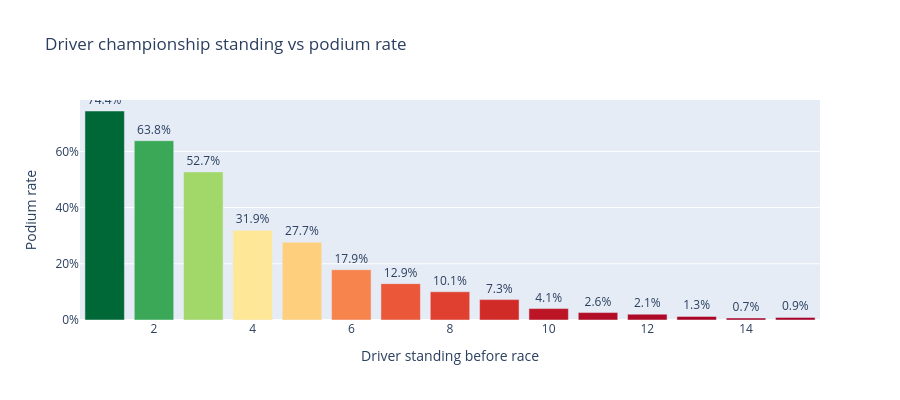

This figure's notebook cell:
### Code cell
standing_podium = (
    df[df['driver_standing_pos'].between(1, 15)]
    .groupby('driver_standing_pos')['podium']
    .mean()
    .reset_index()
    .rename(columns={'driver_standing_pos': 'Standing', 'podium': 'Podium rate'})
)

fig = px.bar(
    standing_podium, x='Standing', y='Podium rate',
    title='Driver championship standing vs podium rate',
    labels={'Standing': 'Driver standing before race', 'Podium rate': 'Podium rate'},
    color='Podium rate', color_continuous_scale='RdYlGn',
    text=standing_podium['Podium rate'].map('{:.1%}'.format)
)
fig.update_traces(textposition='outside')
fig.update_yaxes(tickformat='.0%')
fig.update_layout(coloraxis_showscale=False, height=400)
fig.show()

### Figure 1 — Plotly figure (JSON) as saved in the notebook; plotly's stock layout.template omitted (floating-point values rounded to 4 significant figures)
{"data": [{"hovertemplate": "Driver standing before race=%{x}<br>Podium rate=%{marker.color}<br>text=%{text}<extra></extra>", "legendgroup": "", "marker": {"color": [0.7439, 0.6382, 0.5271, 0.3191, 0.2771, 0.1789, 0.1294, 0.1006, 0.07259, 0.0407, 0.02639, 0.02069, 0.0128, 0.007049, 0.00925], "coloraxis": "coloraxis", "pattern": {"shape": ""}}, "name": "", "orientation": "v", "showlegend": false, "text": ["74.4%", "63.8%", "52.7%", "31.9%", "27.7%", "17.9%", "12.9%", "10.1%", "7.3%", "4.1%", "2.6%", "2.1%", "1.3%", "0.7%", "0.9%"], "textposition": "outside", "type": "bar", "x": [1.0, 2.0, 3.0, 4.0, 5.0, 6.0, 7.0, 8.0, 9.0, 10.0, 11.0, 12.0, 13.0, 14.0, 15.0], "xaxis": "x", "y": [0.7439, 0.6382, 0.5271, 0.3191, 0.2771, 0.1789, 0.1294, 0.1006, 0.07259, 0.0407, 0.02639, 0.02069, 0.0128, 0.007049, 0.00925], "yaxis": "y"}], "layout": {"barmode": "relative", "coloraxis": {"colorbar": {"title": {"text": "Podium rate"}}, "colorscale": [[0, "rgb(165,0,38)"], [0.1, "rgb(215,48,39)"], [0.2, "rgb(244,109,67)"], [0.3, "rgb(253,174,97)"], [0.4, "rgb(254,224,139)"], [0.5, "rgb(255,255,191)"], [0.6, "rgb(217,239,139)"], [0.7, "rgb(166,217,106)"], [0.8, "rgb(102,189,99)"], [0.9, "rgb(26,152,80)"], [1, "rgb(0,104,55)"]], "showscale": false}, "height": 400, "legend": {"tracegroupgap": 0}, "title": {"text": "Driver championship standing vs podium rate"}, "xaxis": {"anchor": "y", "domain": [0, 1], "title": {"text": "Driver standing before race"}}, "yaxis": {"anchor": "x", "domain": [0, 1], "tickformat": ".0%", "title": {"text": "Podium rate"}}}}
